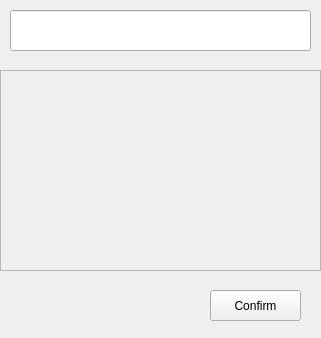
<?xml version="1.0" encoding="UTF-8"?>
<ui version="4.0">
 <class>Form</class>
 <widget class="QWidget" name="Form">
  <property name="geometry">
   <rect>
    <x>0</x>
    <y>0</y>
    <width>321</width>
    <height>338</height>
   </rect>
  </property>
  <property name="windowTitle">
   <string>Form</string>
  </property>
  <widget class="QScrollArea" name="scrollArea">
   <property name="geometry">
    <rect>
     <x>0</x>
     <y>70</y>
     <width>321</width>
     <height>201</height>
    </rect>
   </property>
   <property name="widgetResizable">
    <bool>true</bool>
   </property>
   <widget class="QWidget" name="scrollAreaWidgetContents">
    <property name="geometry">
     <rect>
      <x>0</x>
      <y>0</y>
      <width>319</width>
      <height>199</height>
     </rect>
    </property>
   </widget>
  </widget>
  <widget class="QLineEdit" name="lineEdit">
   <property name="geometry">
    <rect>
     <x>10</x>
     <y>10</y>
     <width>301</width>
     <height>41</height>
    </rect>
   </property>
  </widget>
  <widget class="QPushButton" name="pushButton">
   <property name="geometry">
    <rect>
     <x>210</x>
     <y>290</y>
     <width>91</width>
     <height>31</height>
    </rect>
   </property>
   <property name="text">
    <string>Confirm</string>
   </property>
  </widget>
 </widget>
 <resources/>
 <connections/>
</ui>
